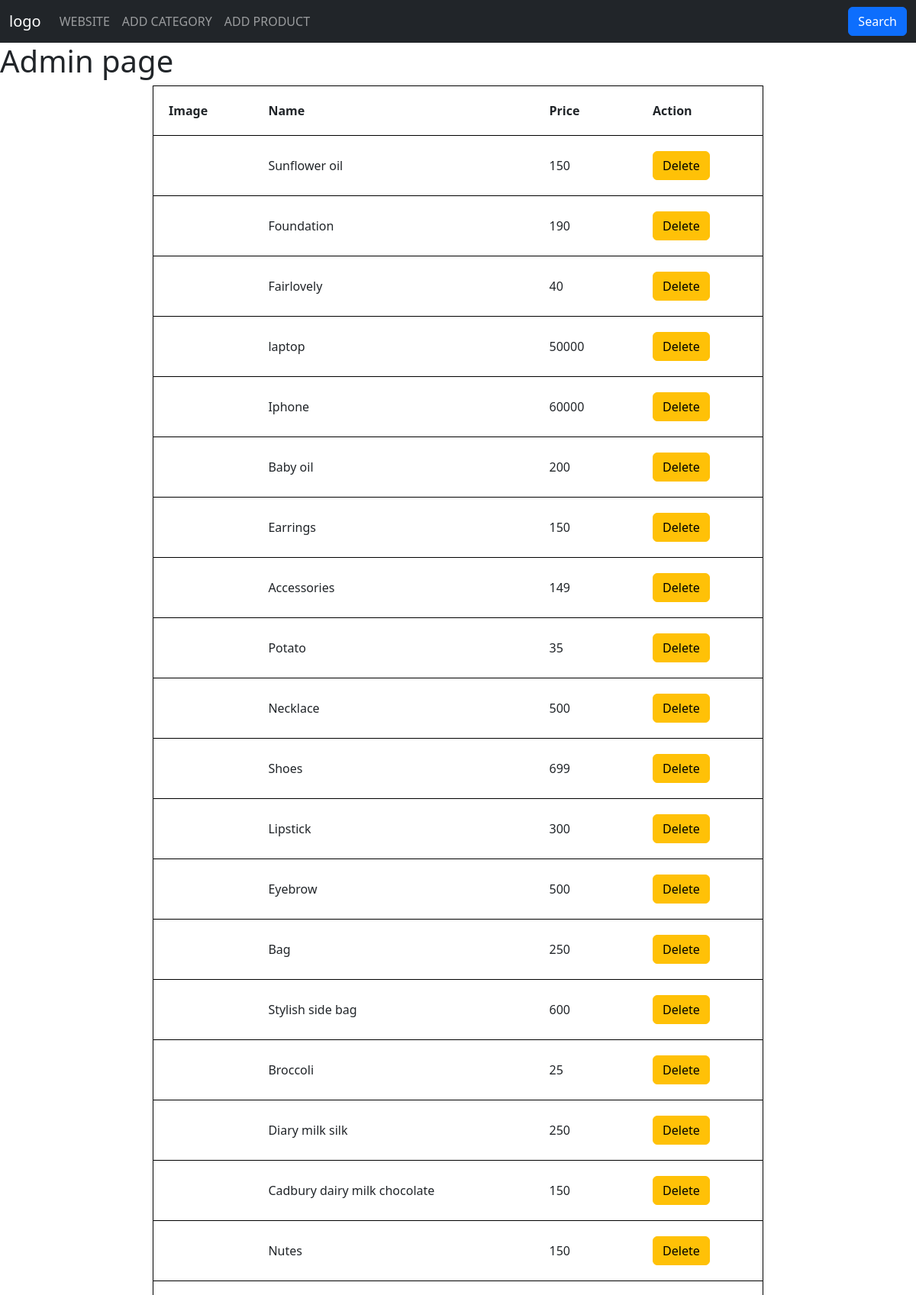
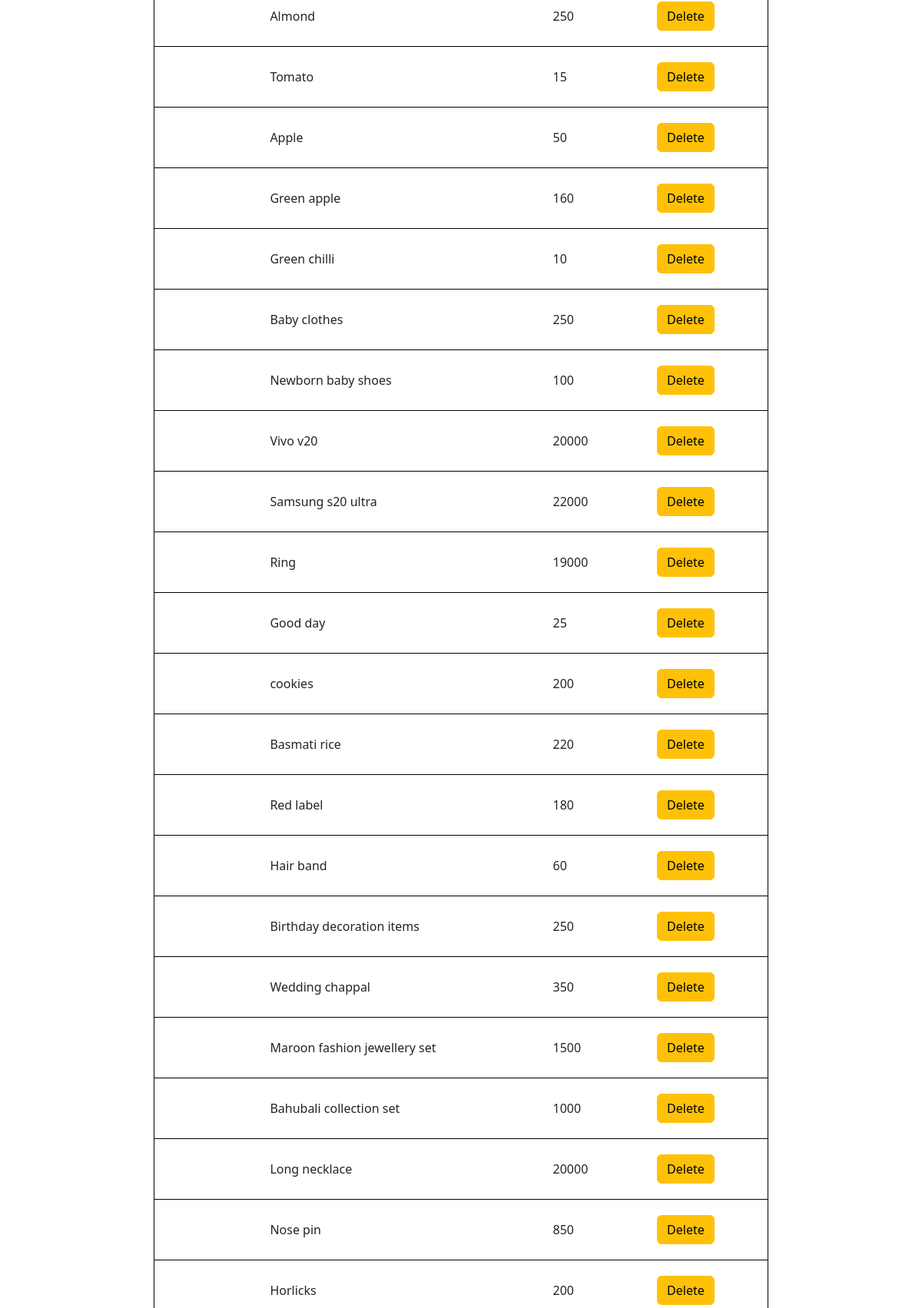
The app's page /admin.php (upper part) with its own data (2 pictures, top to bottom).
### tables this page shows
CREATE TABLE `products` (
  `id` int(11) NOT NULL,
  `cat_id` int(11) NOT NULL,
  `prod_name` varchar(100) NOT NULL,
  `prod_price` double NOT NULL,
  `prod_image` varchar(100) NOT NULL
);

### admin.php (the view, shortened to what this page needs)
<?php include("header-admin.php"); ?>
<h1>Admin page</h1>
<section class="section dashbord">
<div class="countainer-fluid">
<div class="row"
div class="col-lg-12">
<table border="1" cellpadding="20px" style="max-width: 800px; margin:auto;">
<tr>
<th>Image</th>
<th>Name</th>
<th>Price</th>
<th>Action</th>
</tr>
<?php
  if(isset($_GET["pid"])){
    $pid =$_GET["pid"];
    $sql = "SELECT * FROM products WHERE cat_id = '$cid' " ;
  }else{
    $sql =  $sql = "SELECT * FROM products" ;
  }
  $result = $conn->query($sql);
  if ($result->num_rows > 0) {
    while($row = $result->fetch_assoc()) { ?>
    <tr>
        <td>
        </td>
        <td>
        <?php echo $row["prod_name"];?>
        </td>
        <td>
        <?php echo $row["prod_price"]?>
        </td>
        <td>
        <a href="admin.php?pro_id=<?php echo $row ["id"];?>"><button class=" btn btn-warning"><i class="bi bi"></i>Delete</button>
        </a>
        </td>
    </tr>
     <?php
    }
}else{
    echo "0 results";
}
?>
</table>
</div>
</div>
</section>
<?php include("footer.php"); ?>

### header-admin.php (shortened to what this page needs)
<!DOCTYPE html>
<html lang="en">
<head>
    <link rel="stylesheet" href="https://cdn.jsdelivr.net/npm/bootstrap@5.2.3/dist/css/bootstrap.min.css">
   <link rel="stylesheet" href="main.css">
</head>
<body>
<nav class="navbar navbar-expand-sm navbar-dark bg-dark">
  <div class="container-fluid">
    <a class="navbar-brand" href="javascript:void(0)">logo</a>
    <div class="collapse navbar-collapse" id="mynavbar">
      <ul class="navbar-nav me-auto">
        <li class="nav-item">
          <a class="nav-link" href="index.php">WEBSITE</a>
        </li>
        <li class="nav-item">
          <a class="nav-link" href="addcategory.php">ADD CATEGORY</a>
        </li>
        <li class="nav-item">
          <a class="nav-link" href="addproduct.php">ADD PRODUCT</a>
        </li>
      </ul>
      <form class="d-flex">
        <button class="btn btn-primary" type="button">Search</button>
      </form>
    </div>
  </div>
</nav>

### footer.php (shortened to what this page needs)
</body>
</html>

### admin.php (style rules this page uses)
tr { border: 1px solid black; }
table { width: 50%; margin: auto; }

### records on screen
products: prod_name "Sunflower oil", prod_price "150"
products: prod_name "Foundation", prod_price "190"
products: prod_name "Fairlovely", prod_price "40"
products: prod_name "laptop", prod_price "50000"
products: prod_name "Iphone", prod_price "60000"
products: prod_name "Baby oil", prod_price "200"
products: prod_name "Earrings", prod_price "150"
products: prod_name "Accessories", prod_price "149"
products: prod_name "Potato", prod_price "35"
products: prod_name "Necklace", prod_price "500"
products: prod_name "Shoes", prod_price "699"
products: prod_name "Lipstick", prod_price "300"
products: prod_name "Eyebrow", prod_price "500"
products: prod_name "Bag", prod_price "250"
products: prod_name "Stylish side bag", prod_price "600"
products: prod_name "Broccoli", prod_price "25"
products: prod_name "Diary milk silk", prod_price "250"
products: prod_name "Cadbury dairy milk chocolate", prod_price "150"
products: prod_name "Nutes", prod_price "150"
products: prod_name "Almond", prod_price "250"
products: prod_name "Tomato", prod_price "15"
products: prod_name "Apple", prod_price "50"
products: prod_name "Green apple", prod_price "160"
products: prod_name "Green chilli", prod_price "10"
products: prod_name "Baby clothes", prod_price "250"
products: prod_name "Newborn baby shoes", prod_price "100"
products: prod_name "Vivo v20", prod_price "20000"
products: prod_name "Samsung s20 ultra", prod_price "22000"
products: prod_name "Ring", prod_price "19000"
products: prod_name "Good day", prod_price "25"
products: prod_name "cookies", prod_price "200"
products: prod_name "Basmati rice", prod_price "220"
products: prod_name "Red label", prod_price "180"
products: prod_name "Hair band", prod_price "60"
products: prod_name "Birthday decoration items", prod_price "250"
products: prod_name "Wedding chappal", prod_price "350"
products: prod_name "Maroon fashion jewellery set", prod_price "1500"
products: prod_name "Bahubali collection set", prod_price "1000"
products: prod_name "Long necklace", prod_price "20000"
products: prod_name "Nose pin", prod_price "850"
products: prod_name "Horlicks", prod_price "200"
